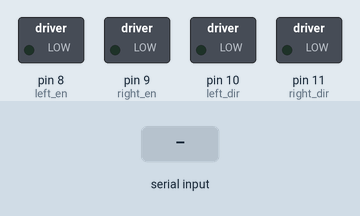
Recording of a sketch running on a simulated Arduino Uno, built with avr-gcc and run on an emulated ATmega328P. Shown: switched loads named in the sketch (green lamp = pin HIGH). Inputs (shaded band) come from the test bench.

Above: at 1.2 s.
1.3 s: "1\n" received over Serial
At 2.0 s:
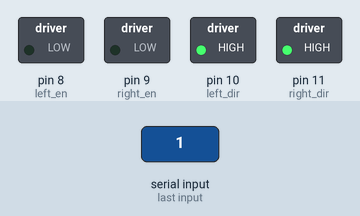
2.9 s: "2\n" received over Serial
At 3.7 s:
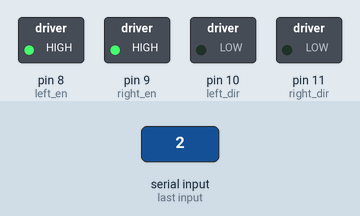
5.4 s: "3\n" received over Serial
At 7.0 s:
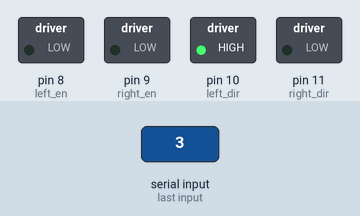
7.9 s: "4\n" received over Serial
At 10.0 s:
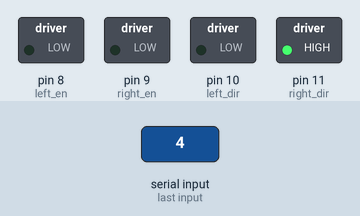
Timing chart, 0 to 11.4 s (numbered marks = the images above; inputs shaded):
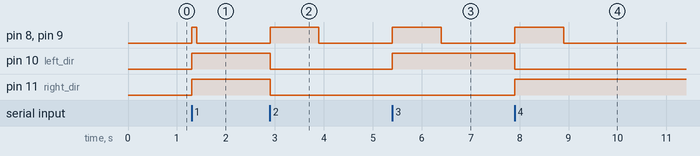

Measured:
- after the input at 1.3 s, pin 8 (left_en), pin 9 (right_en): LOW → HIGH at once, → LOW 0.10 s later; pin 10 (left_dir), pin 11 (right_dir): LOW → HIGH at once
- after the input at 2.9 s, pin 8 (left_en), pin 9 (right_en): LOW → HIGH at once, → LOW 1.0 s later; pin 10 (left_dir), pin 11 (right_dir): HIGH → LOW at once
- after the input at 5.4 s, pin 8 (left_en), pin 9 (right_en): LOW → HIGH at once, → LOW 1.0 s later; pin 10 (left_dir): LOW → HIGH at once
- after the input at 7.9 s, pin 8 (left_en), pin 9 (right_en): LOW → HIGH at once, → LOW 1.0 s later; pin 10 (left_dir): HIGH → LOW at once; pin 11 (right_dir): LOW → HIGH at once

The sketch:

motor_driver.ino
```cpp
#define left_en 8
#define right_en 9
#define left_dir 10
#define right_dir 11
int command;

void setup() {
  pinMode(left_en,OUTPUT);
  pinMode(right_en,OUTPUT);
  pinMode(left_dir,OUTPUT);
  pinMode(right_dir,OUTPUT);
  Serial.begin(9600);

}

void loop()
{
  //a command is received
  //tested by serial command input for now
  while (Serial.available() == 0)
  {
    // Wait for User to Input Data
  }
  command = Serial.parseInt();


  if ( command == 1 ) //forward
  {
      digitalWrite(left_en,HIGH);
      digitalWrite(right_en,HIGH);
      digitalWrite(left_dir,HIGH);
      digitalWrite(right_dir,HIGH);
      delay(100);
  }
  if ( command == 2 ) //backward
  {
      digitalWrite(left_en,HIGH);
      digitalWrite(right_en,HIGH);
      digitalWrite(left_dir,LOW);
      digitalWrite(right_dir,LOW);
      delay(1000);
  }
  if ( command == 3 ) //right
  {
      digitalWrite(left_en,HIGH);
      digitalWrite(right_en,HIGH);
      digitalWrite(left_dir,HIGH);
      digitalWrite(right_dir,LOW);
      delay(1000);
  }
  if ( command == 4 ) //left
  {
      digitalWrite(left_en,HIGH);
      digitalWrite(right_en,HIGH);
      digitalWrite(left_dir,LOW);
      digitalWrite(right_dir,HIGH);

  }
  else //stop
  {
    digitalWrite(left_en,LOW);
    digitalWrite(right_en,LOW);
    delay(1000);
  }
}
```
